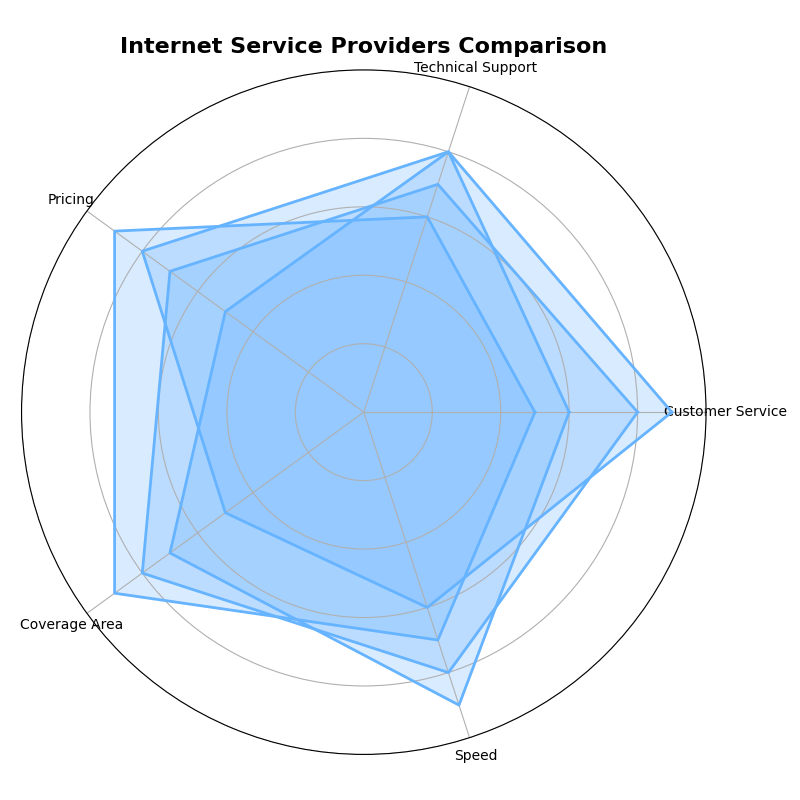

This figure's Python source:
import numpy as np
import matplotlib.pyplot as plt

attributes = ['Customer Service', 'Technical Support', 'Pricing', 'Coverage Area', 'Speed']
isp_1 = [6, 8, 5, 7, 9]
isp_2 = [8, 7, 7, 8, 8]
isp_3 = [5, 6, 9, 9, 7]
isp_4 = [9, 8, 8, 5, 6]

data = np.array([isp_1, isp_2, isp_3, isp_4])
num_vars = len(attributes)
angles = np.linspace(0, 2 * np.pi, num_vars, endpoint=False).tolist()
data = np.concatenate((data, data[:, [0]]), axis=1)
angles += angles[:1]

fig, ax = plt.subplots(figsize=(8, 8), subplot_kw=dict(polar=True))
color = '#66b3ff'

for isp_data in data:
    ax.fill(angles, isp_data, color=color, alpha=0.25)
    ax.plot(angles, isp_data, color=color, linewidth=2)

plt.xticks(angles[:-1], attributes, color='black', size=10)
ax.set_rlabel_position(30)
plt.yticks([2, 4, 6, 8, 10], [], color="grey", size=10)
plt.ylim(0, 10)

plt.title("Internet Service Providers Comparison", size=16, weight='bold', position=(0.5, 1.05), ha='center')

plt.tight_layout()
plt.show()
